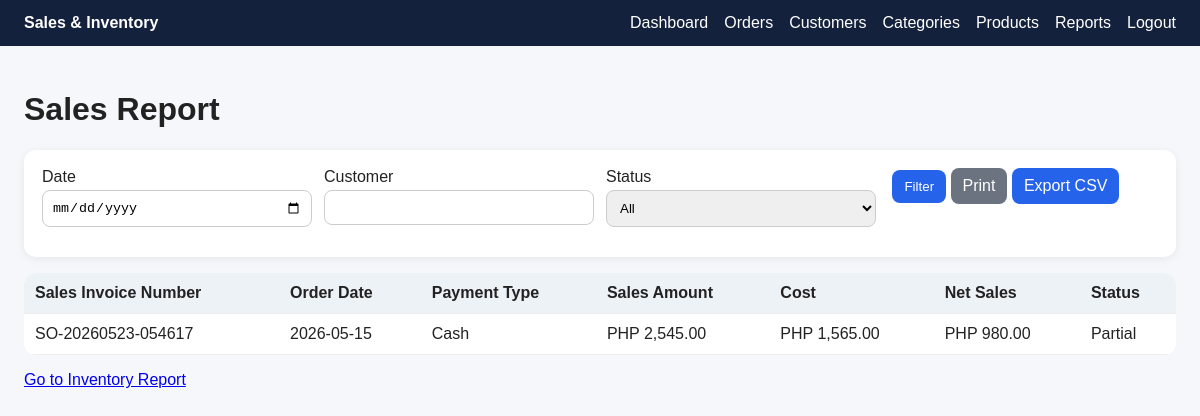
Page /modules/reports/sales.php (signed in) on the committed database.
### tables this page shows
CREATE TABLE IF NOT EXISTS `orders` (
  `id` int NOT NULL AUTO_INCREMENT,
  `order_no` varchar(40) NOT NULL,
  `order_date` date NOT NULL,
  `customer_id` int NOT NULL,
  `payment_type` varchar(40) DEFAULT 'Cash',
  `discount` decimal(12,2) DEFAULT '0.00',
  `shipping_fee` decimal(12,2) DEFAULT '0.00',
  `subtotal` decimal(12,2) DEFAULT '0.00',
  `total_amount` decimal(12,2) DEFAULT '0.00',
  `total_cost` decimal(12,2) DEFAULT '0.00',
  `status` enum('Draft','Unpaid','Partial','Paid','Overdue','Cancelled') DEFAULT 'Draft',
  `due_date` date DEFAULT NULL,
  `is_confirmed` tinyint(1) DEFAULT '0',
  `created_at` timestamp NULL DEFAULT CURRENT_TIMESTAMP,
  PRIMARY KEY (`id`),
  UNIQUE KEY `order_no` (`order_no`),
  KEY `customer_id` (`customer_id`)
);

### includes/functions.php (called while the page is built, shortened)
<?php
function e($value)
{
    return htmlspecialchars((string) $value, ENT_QUOTES, 'UTF-8');
}
function money($n)
{
    return 'PHP ' . number_format((float) $n, 2);
}
?>

### modules/reports/sales.php (the view, shortened to what this page needs)
<?php require_once '../../config/database.php';
require_once '../../includes/functions.php';
$where = 'WHERE 1=1';
$params = [];
$stmt = $pdo->prepare("SELECT o.*, c.name customer_name FROM orders o JOIN customers c ON c.id=o.customer_id $where ORDER BY o.order_date DESC");
$stmt->execute($params);
$rows = $stmt->fetchAll();
include '../../includes/header.php'; ?>
<h1>Sales Report</h1>
<form class="card noprint">
    <div class="row">
        <div><label>Date</label><input type="date" name="date" value="<?= e($_GET['date'] ?? '') ?>"></div>
        <div><label>Customer</label><input name="customer" value="<?= e($_GET['customer'] ?? '') ?>"></div>
        <div><label>Status</label><select name="status">
                <option value="">All</option>
            </select></div>
        <div><label>&nbsp;</label><button>Filter</button> <a class="btn gray" onclick="print()">Print</a> <a class="btn"
                href="?<?= http_build_query(array_merge($_GET, ['export' => 1])) ?>">Export CSV</a></div>
    </div>
</form>
<table>
    <tr>
        <th>Sales Invoice Number</th>
        <th>Order Date</th>
        <th>Payment Type</th>
        <th>Sales Amount</th>
        <th>Cost</th>
        <th>Net Sales</th>
        <th>Status</th>
    </tr><?php foreach ($rows as $r): ?>
        <tr>
            <td><?= e($r['order_no']) ?></td>
            <td><?= e($r['order_date']) ?></td>
            <td><?= e($r['payment_type']) ?></td>
            <td><?= money($r['total_amount']) ?></td>
            <td><?= money($r['total_cost']) ?></td>
            <td><?= money($r['total_amount'] - $r['total_cost']) ?></td>
            <td><?= e($r['status']) ?></td>
        </tr><?php endforeach; ?>
</table>
<p><a href="inventory.php">Go to Inventory Report</a></p><?php include '../../includes/footer.php'; ?>

### assets/css/style.css (style rules this page uses)
* { box-sizing: border-box }
body { font-family: Arial, sans-serif; margin: 0; background: #f6f7fb; color: #222 }
.card { background: #fff; border-radius: 12px; padding: 18px; margin-bottom: 16px; box-shadow: 0 2px 10px #0001 }
table { width: 100%; border-collapse: collapse; background: #fff; border-radius: 12px; overflow: hidden }
th, td { padding: 11px; border-bottom: 1px solid #eee; text-align: left }
th { background: #edf2f7 }
.btn, button { display: inline-block; padding: 9px 12px; border-radius: 8px; background: #2563eb; color: #fff; text-decoration: none; border: 0; cursor: pointer }
.btn.gray { background: #6b7280 }
input, select, textarea { width: 100%; padding: 9px; border: 1px solid #ccc; border-radius: 8px; margin: 4px 0 12px }
.row { display: grid; grid-template-columns: repeat(auto-fit, minmax(220px, 1fr)); gap: 12px }

### rows in the picture
orders: order_no "SO-20260523-054617", order_date "2026-05-15", payment_type "Cash", total_amount "PHP 2,545.00", total_cost "PHP 1,565.00", money($r['total_amount'] - $r['total_cost']) "PHP 980.00", status "Partial"
